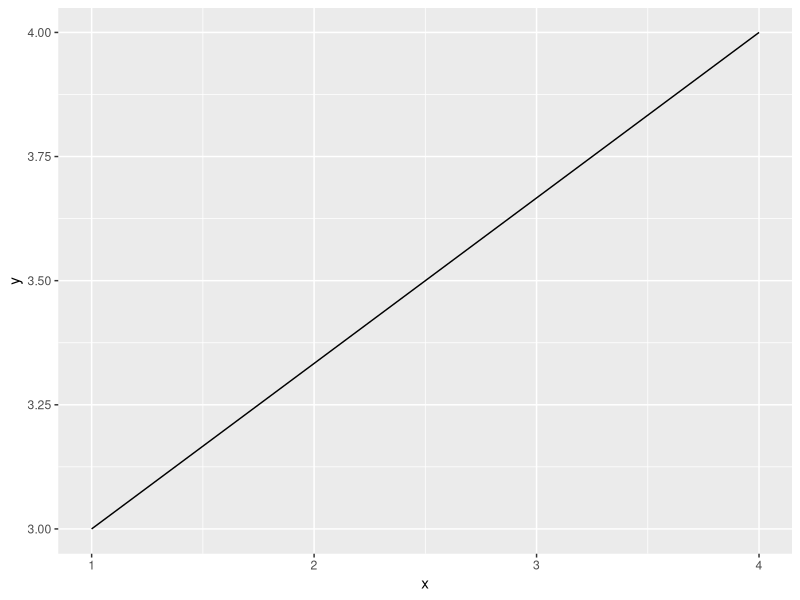

Write R code to recreate this figure. (Note: this script raises an error after producing the figure.)
## ---- chunk 1
knitr::opts_chunk$set(echo = TRUE, eval = F)
## ---- chunk 2
library(ggplot2)

data <- data.frame(x = c(1,4), y = c(3,4))

ggplot(data = data, mapping = aes(x=x, y=y)) + 
  geom_line() 
## ---- chunk 3
knitr::include_graphics(path = "images/dev_master.png")
## ---- chunk 4
knitr::include_graphics(path = "images/initial_fails.png")
## ---- chunk 5
knitr::include_graphics(path = "images/first_success.png")
## ---- chunk 6
knitr::include_graphics(path = "images/accessing_ci_yml.png")
